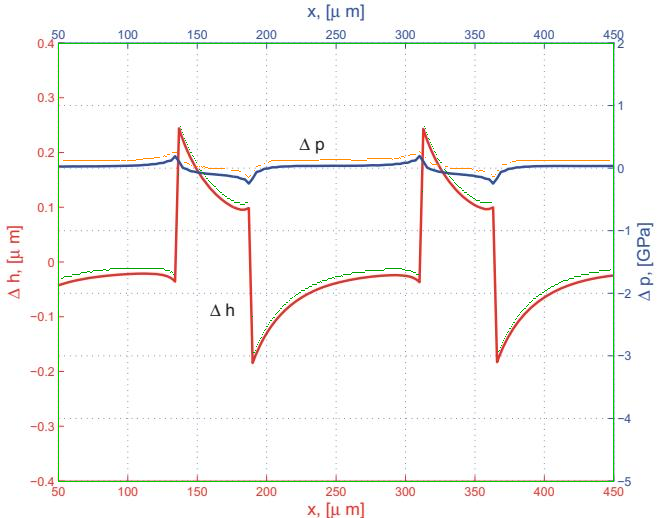
#> input picture 논문 취합/06. 작업/skf2010/figures/V1_digitize_check_a.png, 657 x 518 px, given in place of img_0018.jpg, which was not available
$ python digitize_fig7.py
#> lines starting #> are read from the running program, lines starting #| are printed output that depends on the picture; after the words box and inside, x2 and y2 are one past the last pixel; in counts of white or black regions, pixels touching at a corner belong together; pictures that were not available may be replaced by others from this repository, and a replacement may not be noted
### 논문 취합/06. 작업/skf2010/digitize_fig2.py
"""SKF 2010 Fig 2 (a)(b)(c) 곡선 자동 디지타이징 — 이미지 색상 추출 (사용자 결정 2026-09-29).

축: x 50~450 um (프레임 좌우), Delta h -0.4~0.4 um (좌축), Delta p -5~2 GPa (우축).
곡선: 빨강 = Delta h, 파랑 = Delta p. 열마다 곡선색 픽셀 무리를 찾고, 본문 라벨 글자를
피하려고 이전 열 값에 가장 가까운 무리를 따른다. 무리 높이가 JUMP_PX 를 넘으면
수직 급변 구간이라 값이 하나로 정해지지 않으므로 NaN 으로 둔다.

    python digitize_fig2.py   ->  ref_data/V1_skf_fig2_{a,b,c}.csv, figures/V1_digitize_check_{a,b,c}.png
"""
from __future__ import annotations

import os

import numpy as np
from PIL import Image, ImageDraw

SRC = "../../03. 정리/2010_SKF_Micro_Geometry_Effects_on_the_S/"
FIGS = {"a": ("img_0004.jpg", 0.0), "b": ("img_0005.jpg", 1.0), "c": ("img_0006.jpg", -1.0)}
X_LIM, DH_LIM, DP_LIM = (50.0, 450.0), (-0.4, 0.4), (-5.0, 2.0)
JUMP_PX = 8


def frame(im):
    """축 상자: 비백색 픽셀이 가장 많은 좌우 열·상하 행."""
    nw = im.sum(2) < 600
    cs, rs = nw.sum(0), nw.sum(1)
    w, h = im.shape[1], im.shape[0]
    left = int(np.argmax(cs[: w // 2]))
    right = w // 2 + int(np.argmax(cs[w // 2:]))
    top = int(np.argmax(rs[: h // 2]))
    bottom = h // 2 + int(np.argmax(rs[h // 2:]))
    return left, right, top, bottom


def runs(rows):
    """정렬된 행 번호를 연속 무리로 묶어 (시작, 끝) 목록 반환."""
    if len(rows) == 0:
        return []
    cut = np.where(np.diff(rows) > 1)[0]
    starts = np.r_[rows[0], rows[cut + 1]]
    ends = np.r_[rows[cut], rows[-1]]
    return list(zip(starts, ends))


# [59 lines left out: functions trace, digitize, not called in this run]


# [3 lines that do not run on import are left out]

### 논문 취합/06. 작업/skf2010/digitize_fig7.py
"""SKF 2010 Fig 7(b) (본 모델, 순수구름, p_h 0.63 GPa) 곡선 자동 디지타이징 — 색상 추출 (작업내역서 §6.3 ④).

축: x/b −1.5 ~ 1.5 (프레임 좌우) · p/p_h 0 ~ 7 (좌축) · hR_x/b² 0 ~ 1 (우축). 곡선은 x/b ±1 에만 있다.
곡선: 파랑 = p/p_h, 초록 = hR_x/b². 열마다 이전 점에 가장 가까운 색 무리를 따른다.
급경사·수직 급변 열도 무리 중심을 그대로 기록해 끊김 없이 잇는다(사용자 결정 2026-10-09):
급변 열의 중심은 앞뒤 열 값의 중간이라 선이 이어지면서 봉우리(다음 열)도 보존된다. 값 0 의 곡선은 프레임 아랫선에
겹치므로 아랫선 행까지 읽는다.

    python digitize_fig7.py  ->  ref_data/V2_skf_fig7b.csv (curve,x_b,value) · figures/V2_digitize_check.png
"""
from __future__ import annotations

import os

import numpy as np
from PIL import Image, ImageDraw

from digitize_fig2 import frame, runs

SRC = "../../03. 정리/2010_SKF_Micro_Geometry_Effects_on_the_S/img_0018.jpg"
X_LIM, P_LIM, H_LIM = (-1.5, 1.5), (0.0, 7.0), (0.0, 1.0)


def trace(mask, cols, top, bottom):
    """폴리라인 (열, 행) 배열. 첫 열은 가장 긴 무리에서 출발."""
    pts, prev = [], None
    for c in cols:
        rr = runs(np.where(mask[top + 3: bottom + 2, c])[0] + top + 3)
        if not rr:
            continue
        if prev is None:
            s, e = max(rr, key=lambda t: t[1] - t[0])
            prev = 0.5 * (s + e)
        else:
            s, e = min(rr, key=lambda t: min(abs(t[0] - prev), abs(t[1] - prev)))
        prev = 0.5 * (s + e)
        pts.append((c, prev))
    return np.array(pts, float)


def main():
    img = Image.open(SRC).convert("RGB")
#> img is the input picture: PIL image 657x518 RGB; mean R, G, B 249.1, 248.6, 247.4
    im = np.asarray(img).astype(int)
    R, G, B = im[..., 0], im[..., 1], im[..., 2]
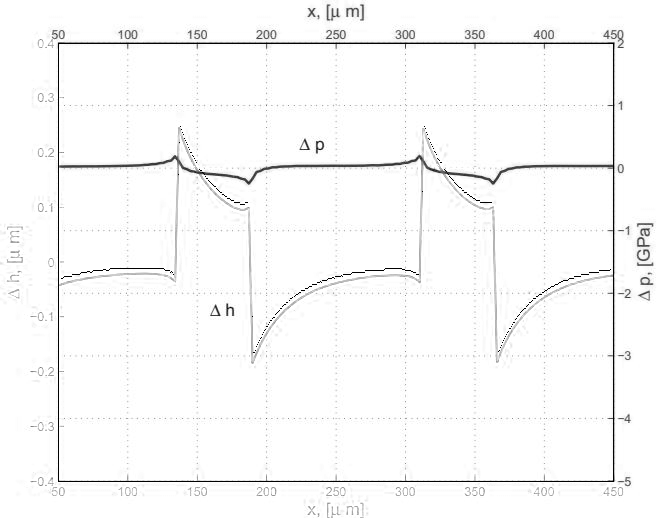
#> R: shape (518, 657) int64; min 0, max 255, mean 249.1
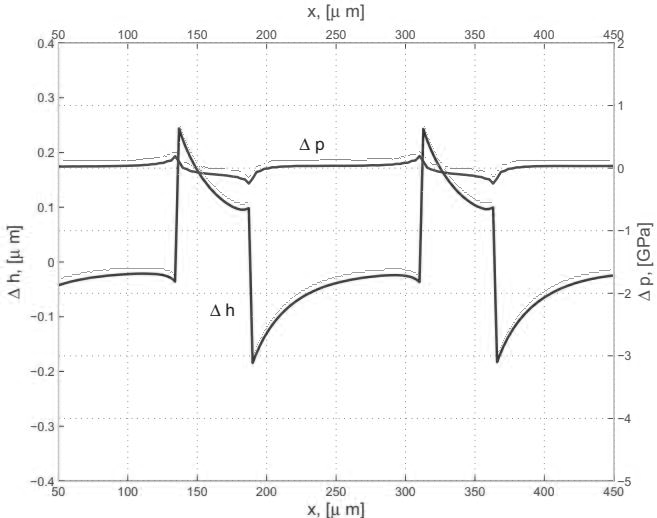
#> G: shape (518, 657) int64; min 5, max 255, mean 248.6
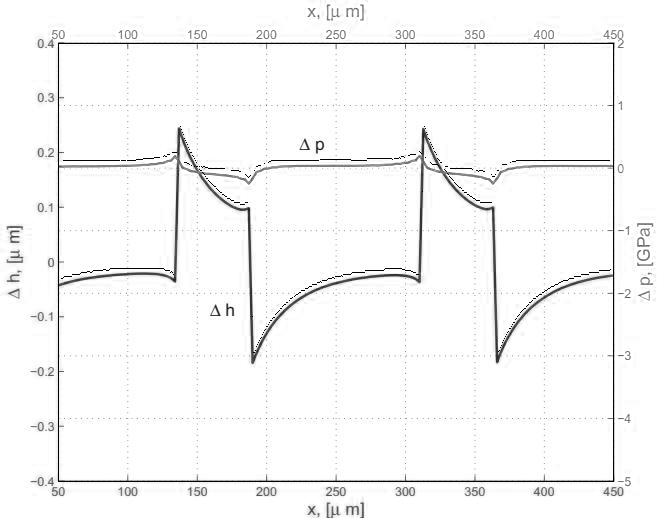
#> B: shape (518, 657) int64; min 0, max 255, mean 247.4
    blue = (B - R > 35) & (B - G > 25) & (B > 90)
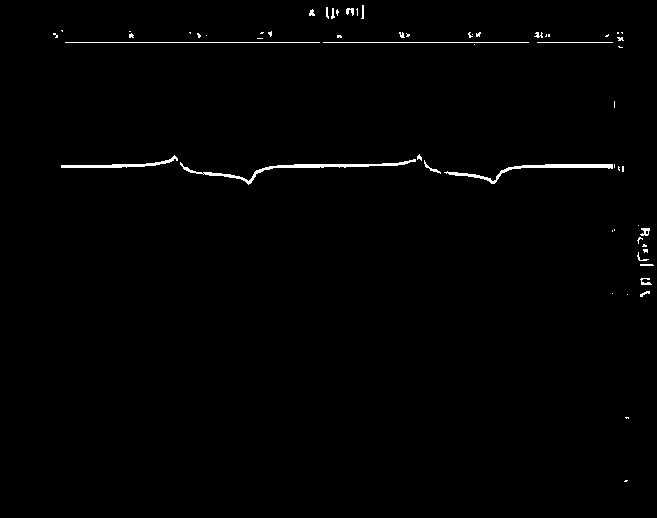
#> blue: shape (518, 657) bool; 0.88% white; 59 white regions (39 under 20 px), largest, box (x1, y1, x2, y2) and area: (180, 159, 416, 185) 734, (444, 164, 613, 184) 594, (61, 155, 178, 168) 369
    green = (G - R > 25) & (G - B > 5) & (G > 70)
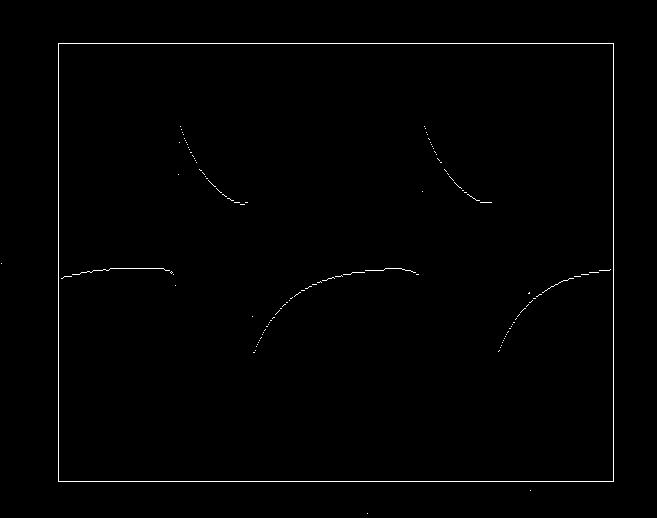
#> green: shape (518, 657) bool; 0.74% white in thin lines or dots, all inside (x1, y1, x2, y2) = (1, 43, 614, 514)
    left, right, top, bottom = frame(im)
#> in frame, `nw = im.sum(2) < 600`:
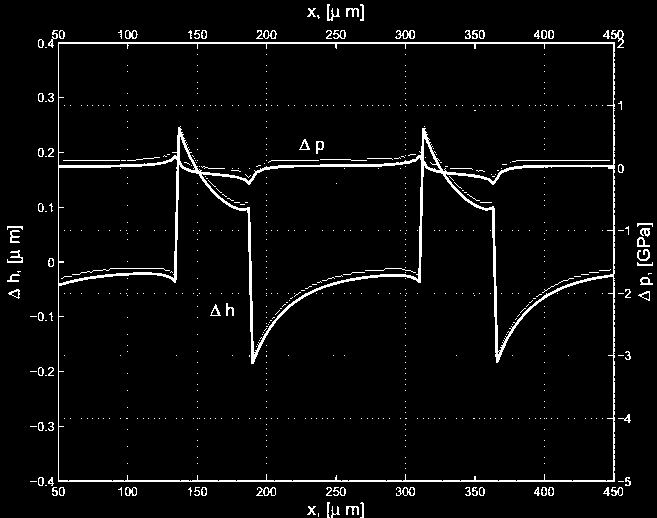
#> nw: shape (518, 657) bool; 4% white in thin lines or dots
#> in frame, `cs, rs = nw.sum(0), nw.sum(1)`: cs = 657 values, max 447 at index 613, min 0 at index 0, mean 20.92; rs = 518 values, max 582 at index 481, min 0 at index 0, mean 26.54
#> in frame, `left = int(np.argmax(cs[: w // 2]))`: left = 58
#> in frame, `right = w // 2 + int(np.argmax(cs[w // 2:]))`: right = 613
#> in frame, `top = int(np.argmax(rs[: h // 2]))`: top = 43
#> in frame, `bottom = h // 2 + int(np.argmax(rs[h // 2:]))`: bottom = 481
#> left = 58; right = 613; top = 43; bottom = 481
    col_of = lambda xb: left + (xb - X_LIM[0]) / (X_LIM[1] - X_LIM[0]) * (right - left)  # noqa: E731
    cols = np.arange(int(np.ceil(col_of(-1.0))), int(np.floor(col_of(1.0))) + 1)
    curves = {}
    for nm, mask, lim in (("p_ph", blue, P_LIM), ("hRx_b2", green, H_LIM)):
        pts = trace(mask, cols, top, bottom)
        x = X_LIM[0] + (pts[:, 0] - left) / (right - left) * (X_LIM[1] - X_LIM[0])
        v = np.maximum(lim[1] - (pts[:, 1] - top) / (bottom - top) * (lim[1] - lim[0]), 0.0)
        curves[nm] = (pts, x, v)
#> this loop made 2 passes
#> (nm, lim) on pass 1: ('p_ph', (0, 7))
#> (nm, lim) on pass 2: ('hRx_b2', (0, 1))

    os.makedirs("ref_data", exist_ok=True)
    path = "ref_data/V2_skf_fig7b.csv"
    with open(path, "w", encoding="utf-8") as f:
        f.write(f"# SKF 2010 Fig 7(b) present model, pure rolling, p_h 0.63 GPa; img_0018.jpg; frame px "
                f"L{left} R{right} T{top} B{bottom}; 열마다 색 무리 중심\n")
        f.write("curve,x_b,value\n")
        for nm, (_, x, v) in curves.items():
            for a, b in zip(x, v):
                f.write(f"{nm},{a:.4f},{b:.4f}\n")
#> this loop made 2 passes
#> nm on passes 1 to 2: 'p_ph', 'hRx_b2'
    chk = img.copy()
    d = ImageDraw.Draw(chk)
    for nm, colr in (("p_ph", (255, 0, 0)), ("hRx_b2", (255, 140, 0))):
        d.line([tuple(p) for p in curves[nm][0]], fill=colr, width=1)
    d.rectangle((left, top, right, bottom), outline=(255, 0, 255))
    os.makedirs("figures", exist_ok=True)
    chk.resize((chk.width * 2, chk.height * 2)).save("figures/V2_digitize_check.png")
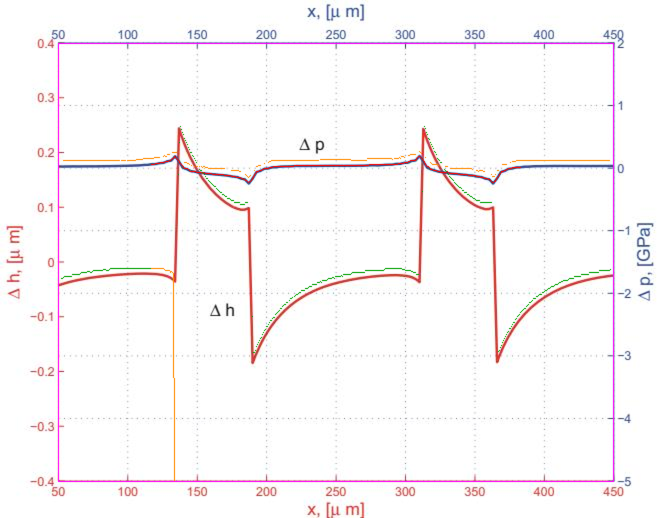
#> saved as V2_digitize_check.png: PIL image 1314x1036 RGB (shown at 1/2 size); mean R, G, B 250.7, 247.2, 248.4
    for nm, (pts, x, v) in curves.items():
        print(f"{nm}: 점 {len(v)} · 열 건너뜀 최대 {int(np.diff(pts[:, 0]).max())} · "
              f"최대 {v.max():.3f} @ x/b {x[np.argmax(v)]:+.3f}")
    print(f"-> {path}")


if __name__ == "__main__":
    main()
